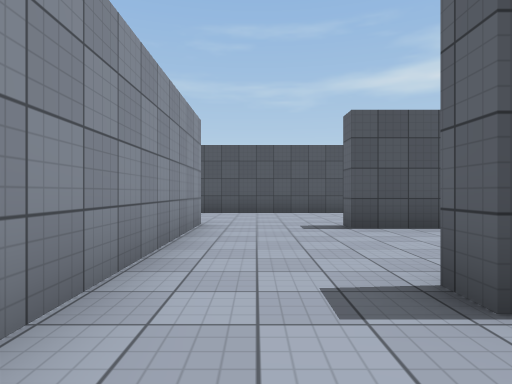
[1] (above)

24 first-person views from a walk through a scene from a Unity 3-D project. The camera is 1.2 m above the floor, looks level and sees 75° across. The floor is counted in squares, 2 m on a side. Each view is taken from the middle of a square. On the plan, view 1 faces up. The plan holds only what a view shows up to about 10 squares ahead; the rest is blank. The place goes on beyond the plan. The player is left out. Surface patterns are stand-ins for the level's own textures.

[2]
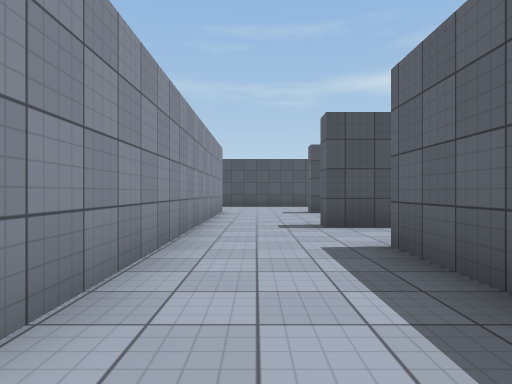

[3]
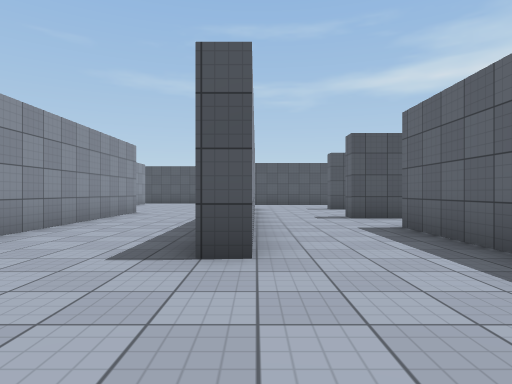

[4]
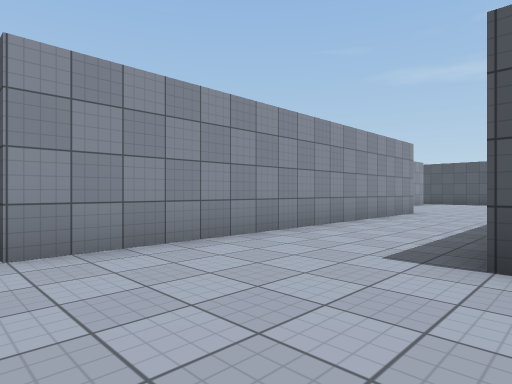

[5]
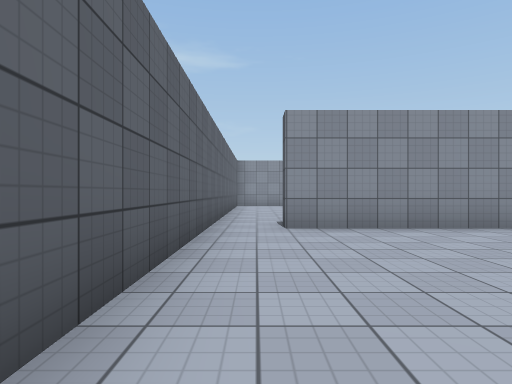

[6]
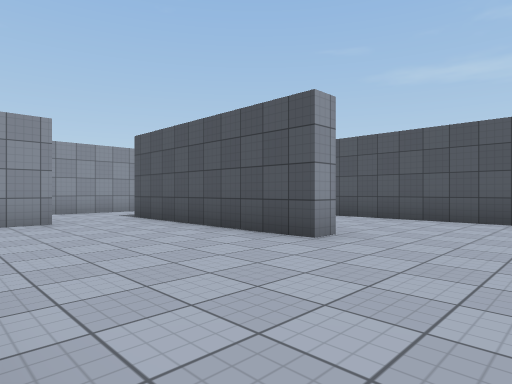

[7]
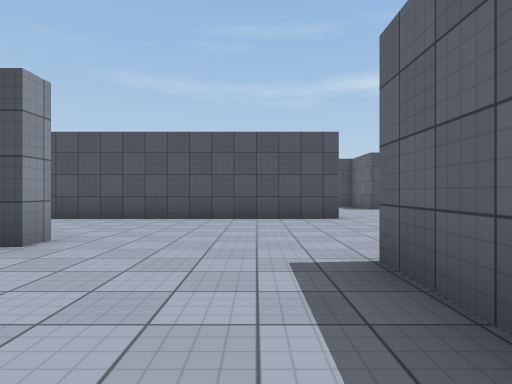

[8]
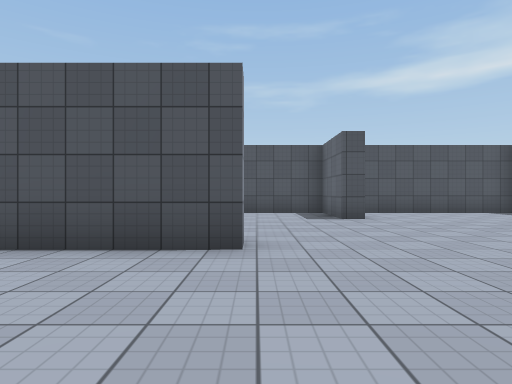

[9]
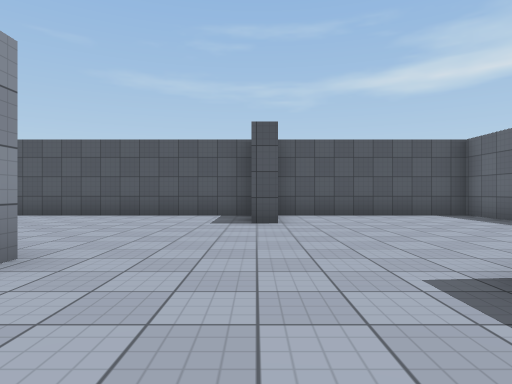

[10]
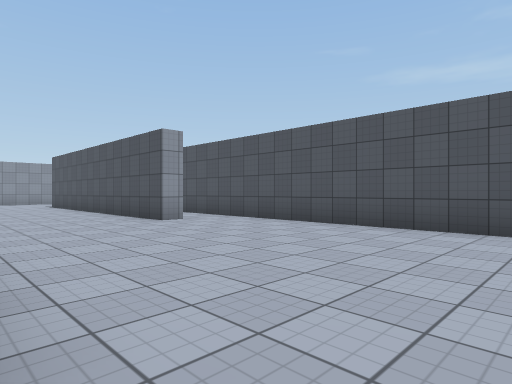

[11]
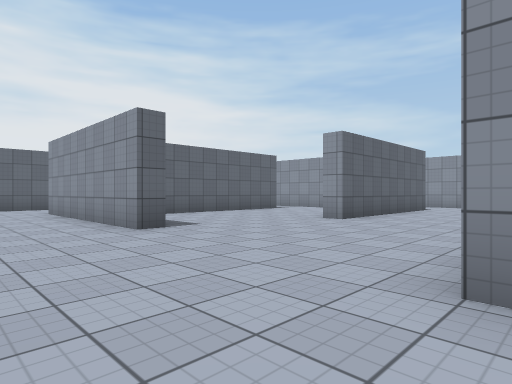

[12]
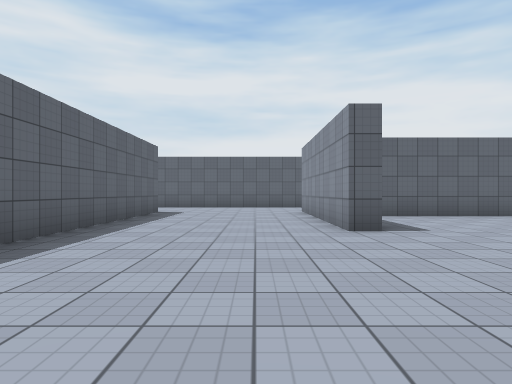

[13]
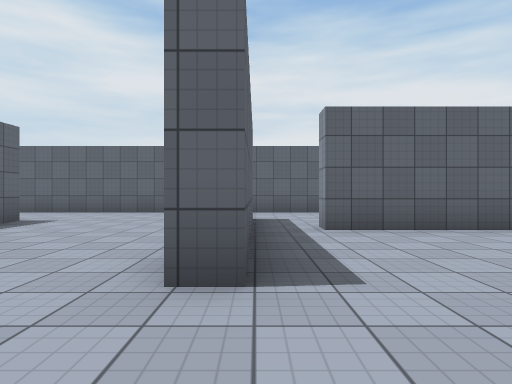

[14]
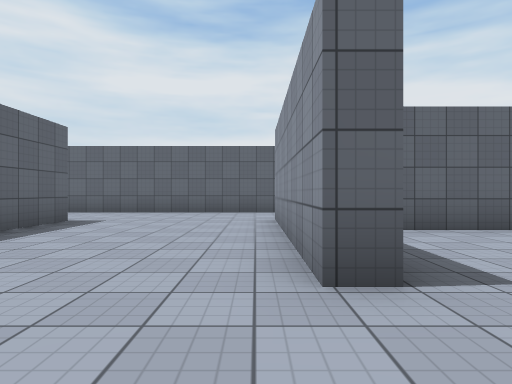

[15]
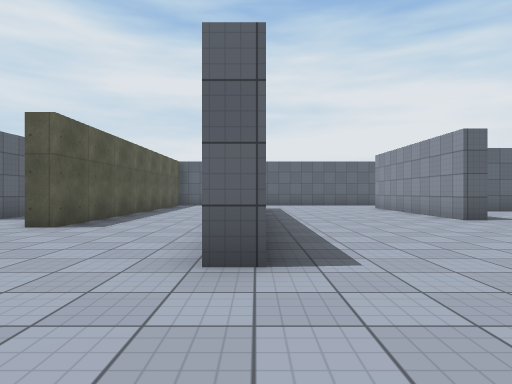

[16]
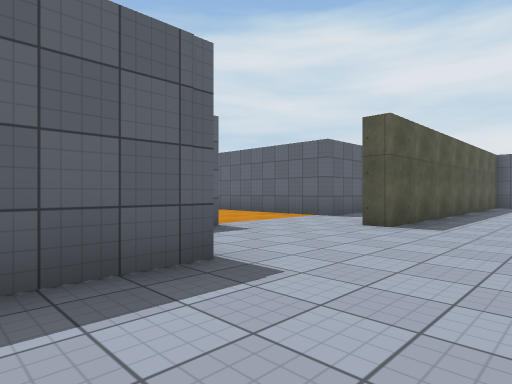

[17]
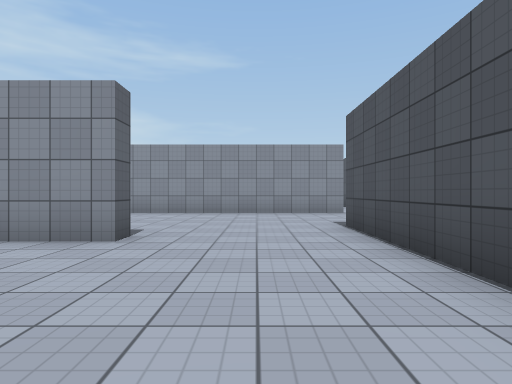

[18]
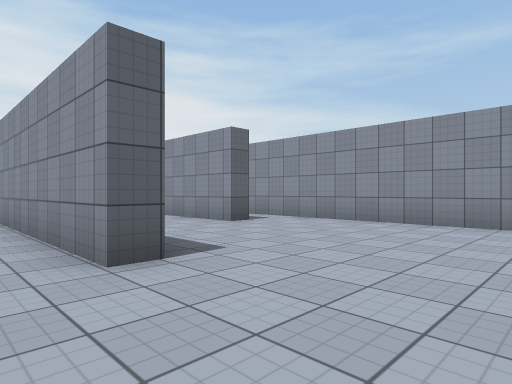

[19]
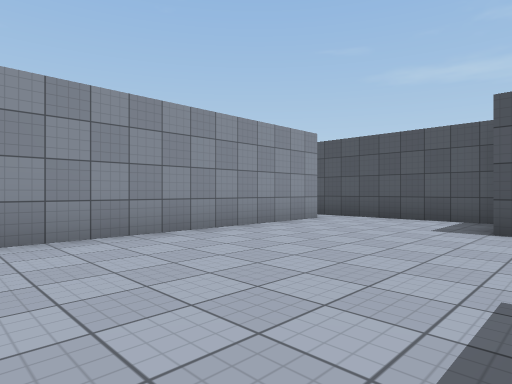

[20]
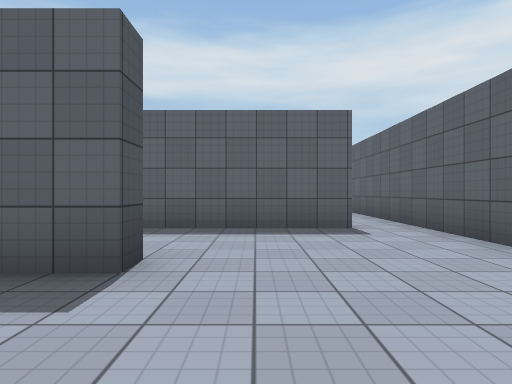

[21]
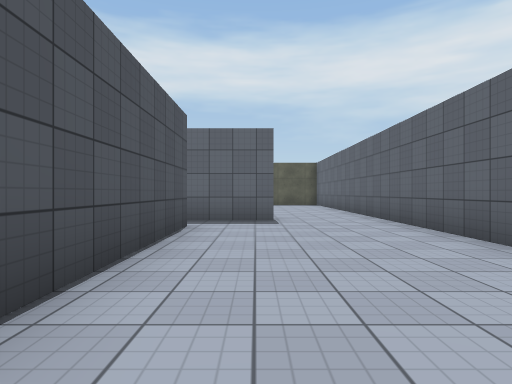

[22]
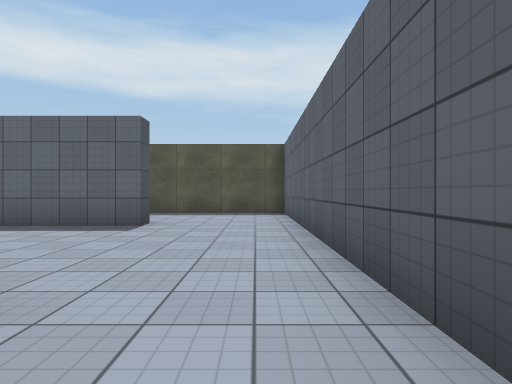

[23]
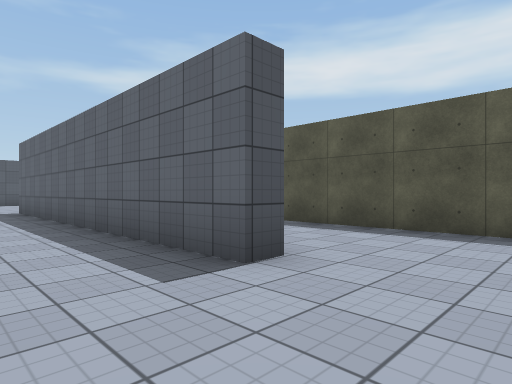

[24]
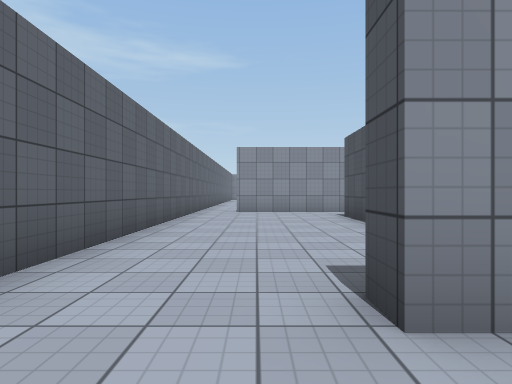

### Floor plan
Points are (right, up) in squares from view 1. A wall is a line through its corners. A room is listed if a view was taken in it or the views show most of it. See-through windows are left out.
Room 1 (view 1)
walls: (2.4, 1.6) (1.2, 1.6) (1.2, 2.2); (1.5, -2.4) (1.5, -0.2); (-1, 2.4) (-1, -3)
ways out: opening at (0.5, -1.5) to room 2; opening at (0.5, 2) to room 2; opening at (2, 0.5) to room 2
Room 2 (views 2, 3, 4, 5, 6, 7, 8, 9, 10, 11, 12, 13, 14, 15, 16, 17, 18, 19, 20, 21, 22, 23, 24)
walls: (10.1, 0.9) (10.6, 0.9) (10.6, -4.4) (10.1, -4.4) (10.1, 0.9); (10.9, 6) (10.9, 5.5) (1.5, 5.5) (1.5, 6); (2.8, 2.2) (6.5, 2.2) (6.5, 1.6) (2.4, 1.6); (5.6, -2.3) (8.9, -2.3) (8.9, -2.8) (3.6, -2.8); (2, -0.2) (2, -5.6); (5.6, 10.1) (5.6, 9.6) (-3, 9.6); (13.5, 9.4) (12.9, 9.4) (12.9, 11.6) (3.4, 11.6); (-1.6, 6.3) (-1, 6.3) (-1, 2.4); (15.5, -3.9) (14.9, -3.9) (14.9, 5.3) (15.5, 5.3); (1.5, -5.6) (1.5, -2.4); (-1, -3) (-1.5, -3) (-1.5, -2); (18.4, 6.1) (18.4, 7.8); (18.4, 10) (18.4, 11.6) (13.5, 11.6); (-5, 3.8) (-4.5, 3.8) (-4.5, -5.5); (20.7, -1.1) (20.7, 0.7) (22.5, 0.7); (-3.2, 11.6) (-7.2, 11.6); (-4.5, -6.8) (18.4, -6.8) (18.4, 2.4) (19, 2.4); (-6.5, 10.5) (-6.5, 3.4)
ways out: opening at (0.5, -1.5) to room 1; opening at (0.5, 2) to room 1; opening at (2, 0.5) to room 1; opening at (-6, 3); opening at (-5, -6); gap at (9, -3)

Positions as (right, up) in squares from view 1, and headings:
1: (0, 0), facing up
2: (0, -4), facing up
3: (-1, -6), facing up
4: (-1, -6), facing up-left
5: (1, -6), facing left
6: (9, -2), facing up-left
7: (9, -2), facing up
8: (11, 2), facing up
9: (13, 3), facing up
10: (12, 6), facing up-left
11: (13, 6), facing down-left
12: (12, 6), facing down
13: (10, 3), facing down
14: (11, 3), facing down
15: (15, 8), facing down
16: (16, 8), facing down-right
17: (3, 8), facing left
18: (0, 9), facing down-left
19: (-2, 4), facing up-left
20: (-4, -4), facing right
21: (3, -4), facing right
22: (9, -6), facing right
23: (13, -6), facing up-right
24: (12, -5), facing left
